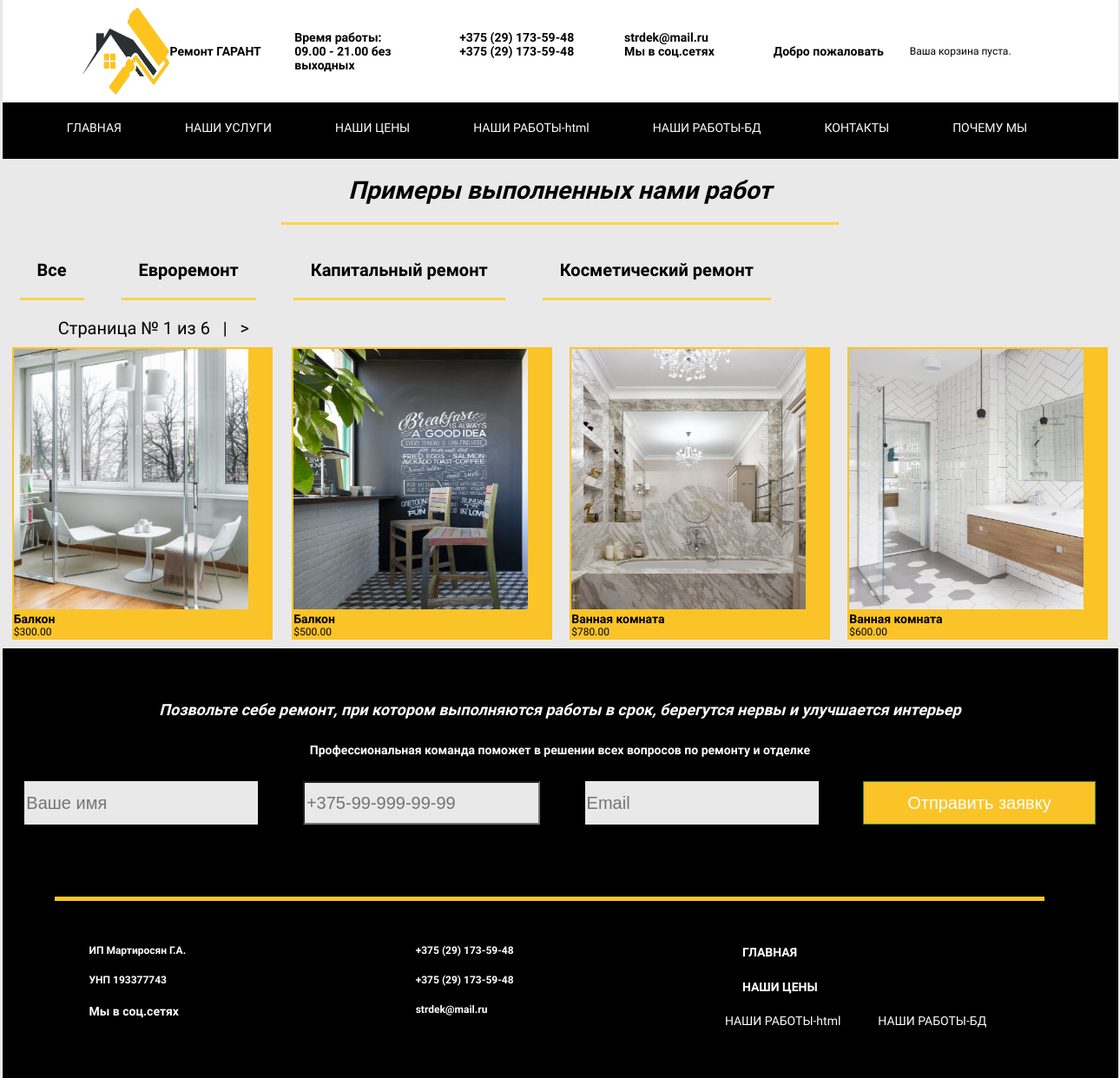
The app's page /work_bd/ with its own data.
### rem/models.py (models this page shows, shortened)
class RepairsModel(models.Model):
    name = models.CharField(max_length=50, db_index=True)
    slug = models.SlugField(max_length=50, db_index=True)
    def get_absolute_url(self):
        return reverse('rem:ourwork_list_by_repair',
                        args=[self.slug])
    class Meta:
        ordering = ('name',)
        verbose_name = 'Вид ремонта'
        verbose_name_plural = 'Виды ремонта'

class OurworkModel(models.Model):
    repair = models.ForeignKey(RepairsModel, related_name='ourworkm', on_delete=models.CASCADE)
    name = models.CharField(max_length=50, db_index=True)
    slug = models.SlugField(max_length=50, db_index=True)
    image = models.ImageField(upload_to='rem/%Y/%m/%d', blank=True)
    description = models.TextField(blank=True)
    price = models.DecimalField(max_digits=10, decimal_places=2)
    def get_absolute_url(self):
        return reverse('rem:ourwork_detail',
                        args=[self.id, self.slug])
    class Meta:
        ordering = ('name',)
        index_together = (('id', 'slug'),)
        verbose_name = 'Пример выполненного нами ремонта'
        verbose_name_plural = 'Примеры выполненного нами ремонта'

### rem/views.py (the view)
# urls.py: path('work_bd/', views.indexOur_work_bd, name='product_list'),
def indexOur_work_bd(request, repair_slug=None):
    repair = None
    repairs = RepairsModel.objects.all()
    ourworks = OurworkModel.objects.all()
    if repair_slug:
        repair = get_object_or_404(RepairsModel, slug=repair_slug)
        ourworks = ourworks.filter(repair=repair)
    paginator = Paginator(ourworks, 4)
    if 'page' in request.GET:
        page_num = request.GET['page']
    else:
        page_num = 1
    page = paginator.get_page(page_num)
    context = {'repair': repair, 'repairs': repairs, 'page': page, 'ourworks': page.object_list}
    return render(request, 'pages/our_work_bd.html', context)

### cart/cart.py (called while the page is built)
    def __len__(self):
        return sum(item['quantity'] for item in self.cart.values())

### cart/context_processors.py (called while the page is built)
def cart(request):
    return {'cart': Cart(request)}

### rem/templates/pages/our_work_bd.html (shortened to what this page needs)
{% extends 'pages/base.html' %}
{% load static %}
 {% block content %}
<section class="wrapper">
    <div >
       <h2 class="our_work-title text-center our_work_title_underline">
        Примеры выполненных нами работ
        </h2>
    </div>
        <ul>
            <li {% if not repair %}class="selected"{% endif %}>
               <h3 class="ah text-center our_work_title_underline"> <a href="{% url 'rem:ourwork_list' %}"> Все </a></h3>
            </li>
            {% for c in repairs %}
                <li {% if repair.slug == c.slug %}class="selected"{% endif %}>
                   <h3 class="ah text-center our_work_title_underline"> <a href="{{ c.get_absolute_url }}">{{ c.name }}</a></h3>
                </li>
            {% endfor %}
        </ul>
            <div class="pag_str">
                Страница № {{ page.number }} из {{ page.paginator.num_pages }}
                {% if page.has_next %}
                &nbsp;&nbsp;|&nbsp;&nbsp;
                <a href="?page={{ page.next_page_number }}">&gt</a>
                {% endif %}
            </div>
            {% for ourwork in ourworks %}
    <div class="container_our_works">
            <div class="our_work__list_bd">
                <div class="wrap_our_work_bd">
                    <a href="{{ ourwork.get_absolute_url }}">
                        <img src="{% if ourwork.image %}{{ ourwork.image.url }}
                        {% else %}{% static 'img/no_image_rem.png' %}{% endif %}" alt="Фото ремонта" class="our_work_img_bd">
                    </a>
                   <h3 ah ><a href="{{ ourwork.get_absolute_url }}">{{ ourwork.name }}</a></h3>
                ${{ ourwork.price }}
                </div>
            </div>
            {% endfor %}
        </div>
</section>
{% endblock %}

### rem/templates/pages/base.html (shortened to what this page needs)
{% load static %}
<!DOCTYPE html>
<html lang="ru">
<head>
    <link rel="stylesheet" href="{% static 'css/reset.css' %}">
    <link rel="stylesheet" href="{% static 'css/base.css' %}">
</head>
<body>
    <header class="header_first ">
        <div class="wrapper">
            <div class="header_wrapper">
                <img src="{% static 'img/logo1.png' %}" alt="" class="logo-img">
                                <h3 >Pемонт ГАРАНТ</h3>
                <ul class="ul_logo">
                    <li class="header__item"> <h3>Время работы: </h3><h3>09.00 - 21.00 без выходных</h3> </li>
                    <li class="header__item"> <h3>+375 (29) 173-59-48</h3><h3> +375 (29) 173-59-48</h3></li>
                    <li class="header__item"> <h3>strdek@mail.ru</h3><a href="#/" class="header__link_s"><h3>Мы в соц.сетях</h3></a></li>
                </ul>
                <ul ><h3>Добро пожаловать</h3>
                </ul>
                <ul>
                    <div class="cart ul_logo">
                        {% with total_items=cart|length %}
                            {% if cart|length > 0 %}
                                Ваша корзина:
                                <a href="{% url 'cart:cart_detail' %}">
                                    {{ total_items }} заказ (а),
                                    ${{ cart.get_total_price }}
                                </a>
                            {% else %}
                                Ваша корзина пуста.
                            {% endif %}
                        {% endwith %}
                    </div>
                </ul>
            </div>
        </div>
        <div class="header">
            <div class="wrapper">
                <div class="header_wrapper_nav">
                    <nav>
                        <ul class="header__list">
                            <li class="li-header"><a href="{% url 'rem:rem' %}" class="header__link"> ГЛАВНАЯ</a></li>
                            <li class="li-header"><a href="{% url 'rem:services' %}" class="header__link"> НАШИ УСЛУГИ </a></li>
                            <li class="li-header"><a href="{% url 'rem:price' %}" class="header__link">НАШИ ЦЕНЫ </a></li>
                            <li class="li-header"><a href="{% url 'rem:our_work_html' %}" class="header__link">НАШИ РАБОТЫ-html</a></li>
                            <li class="li-header"><a href="{% url 'rem:product_list' %}" class="header__link">НАШИ РАБОТЫ-БД</a></li>
                            <li class="li-header"><a href="{% url 'rem:contacts' %}" class="header__link"> КОНТАКТЫ </a></li>
                            <li class="li-header"><a href="{% url 'rem:reviews' %}" class="header__link">ПОЧЕМУ МЫ</a></li>
                        </ul>
                    </nav>
                </div>
            </div>
        </div>
    </header>
     {% block content %}{% endblock %}
<footer class="footer">
    <div class="wrapper">
        <div class="footer_form">
            <div class="footer_form_text">
                <h2>Позвольте себе ремонт, при котором выполняются работы в срок, берегутся нервы и улучшается интерьер</h2><br>
                <br>
                <h3> Профессиональная команда поможет в решении всех вопросов по ремонту и отделке </h3><br>
                <br>
            </div>
            <form action="{% url 'rem:footersend' %}" method="post" >
                <ul class="ul-form-footer">
                    <li class="li-form-footer"> <input type="text" name="name" placeholder="Ваше имя" class="footer_f" autocorrect=off autocapitalize="words"></li>
                     <li class="li-form-footer"><input type="tel" name="phone"  placeholder="+375-99-999-99-99" required class="footer_f"
                               pattern="[\+][375]{3}-[0-9]{2}-[0-9]{3}-[0-9]{2}-[0-9]{2}"  minlength="11" maxlength="18" ></li>
                    <li class="li-form-footer"><input type="email" name="email" placeholder="Email" class="footer_f" style="word-wrap:break-word"></li>
                    <li class="li-form-footer"><input type="submit" value="Отправить заявку" class="btn"></li>
                </ul>
            </form>
        </div>
        <div class="footer__wrapper">
            <div class="footer_line"></div>
            <div class="footer_nav">
                <ul class="footer__list">
                    <li class="footer_li" ><h4>ИП Мартиросян Г.А.</h4><h4>УНП 193377743</h4><a href="#/" class="header__link"><h4>Мы в соц.сетях</h4></a></li>
                    <li class="footer_li"><h4>+375 (29) 173-59-48</h4><h4>+375 (29) 173-59-48</h4><h4>strdek@mail.ru</h4> </li>
                    <li class="footer_li"><h4><a href="{% url 'rem:rem' %}" class="header__link"> ГЛАВНАЯ</a></h4></li>
                    <li class="footer_li"><h4><a href="{% url 'rem:price' %}" class="header__link">НАШИ ЦЕНЫ </a></h4></li>
                     <li class="li-header"><a href="{% url 'rem:our_work_html' %}" class="header__link">НАШИ РАБОТЫ-html</a></li>
                    <li class="li-header"><a href="{% url 'rem:product_list' %}" class="header__link">НАШИ РАБОТЫ-БД</a></li>
                </ul>
            </div>
        </div>
    </div>
</footer>
</body>
</html>

### rem/static/css/base.css (style rules this page uses)
html { box-sizing: border-box; }
*, *::before, *::after { box-sizing: inherit; }
body { font-family: 'Roboto', sans-serif; font-style: normal; font-size: 12px; font-height: 1.2; font-weight: normal; background: #e9e9e9; max-width: 1285px; margin: 0 auto; }
.wrapper { max-width: 1285px; margin: 0 auto; }
nav li { display: inline-block; margin: 0 30px 0 0; }
.header_wrapper { display: flex; flex-wrap: wrap; align-items: center; justify-content: center; }
.header_wrapper_nav { display: flex; flex-wrap: wrap; align-items: center; justify-content: center; padding-bottom: 25px; }
.header_first { max-width: 1285px; background-color: #fff; margin: 0 auto; }
.header { position:absolut; max-width: 1285px; background-color: #000; margin: 0 auto; }
.logo-img { width: 100px; height: 100px; }
.ul_logo { padding:20px; margin:10px; display: flex; flex-wrap: wrap; justify-content: space-around; }
.header__item { flex-basis: 27%; margin-right: 40px; padding: 5px; color: #000; }
.header__list { flex-wrap: wrap; align-items: center; justify-content: center; height:30px; padding: 20px 0 20px 0; }
.li-header { flex-basis: 13%; padding: 0px 20px 15px 20px; }
.header__item:last-child { margin-right: 0px; }
.header__link { font-size: 14px; line-height: 140%; color: #FFFFFF; }
input:invalid:not(:placeholder-shown) { border: #ff0000 solid 1px; background: #ffffff; }
input:valid:not(:placeholder-shown) { border: #388e3c solid 1px;; }
.text-center { text-align: center; padding-left:10px; padding-right:10px; }
.container_our_works { display: flex; justify-content: space-around; }
.our_work_img_bd { height: 300px; width: 270px; }
.our_work__list_bd { margin: 10px; justify-content: space-between; flex-basis: 22%; }
.wrap_our_work_bd { border-style: solid; border-width: 2px; border-color: #fac428; background: #fac428; width: 300px; }
.pag_str { margin-left: 5%; font-size: 20px; }
.our_work-title { font-size: 2.375em; margin-left:25%; margin-right:25%; }
.our_work_title_underline { border-bottom: 3px solid #ffd34d; padding: 20px; }
.ah { padding: 20px; font-size: 20px; margin:20px; }
.cart { border: 1px; cellpadding: 10px; }
.footer__wrapper { padding-top: 60px; max-width: 1200px; }
.footer { max-width: 1285px; background-color: #000000; margin: 0 auto; }
.footer__list { margin-top: 50px; padding-bottom: 40px; }
.footer__list > .footer_li { float: left; width: 33%; padding: 0 40px; color: #fff; }
.footer__list::after { content:''; display: block; clear: both; color: #fff; }
li { list-style: none; }
.footer_form { padding: 20px; color: #FFFFFF; padding: 60px 0; text-align: center; }
h4 { padding-bottom: 20px; }
h2 { font-style: oblique; }
.footer_line { border-style: solid; border-width: 5px 0px 0px 0px; border-color: #ff0505; border-color:#fac428; margin-top: -52px; margin-left: 5%; }
.footer_nav { margin-left: 5%; }
.ul-form-footer { display: flex; flex-wrap: wrap; justify-content: space-around; }
.li-form-footer { flex-basis: 20%; padding: 0px 20px 15px 20px; }
.footer_f { height: 50px; background: #e9e9e9; font-size: 20px; }
.btn { height: 50px; color: white; background: #ff0505; background: #fac428; font-size: 20px; padding: 0 50px 0 50px; }

### records on screen
RepairsModel: name "Евроремонт"
RepairsModel: name "Капитальный ремонт"
RepairsModel: name "Косметический ремонт"
OurworkModel: image (picture), name "Балкон", price "300.00"
OurworkModel: image (picture), name "Балкон", price "500.00"
OurworkModel: image (picture), name "Ванная комната", price "780.00"
OurworkModel: image (picture), name "Ванная комната", price "600.00"

### other values on screen
{{ page.number }} "1"
{{ page.paginator.num_pages }} "6"
